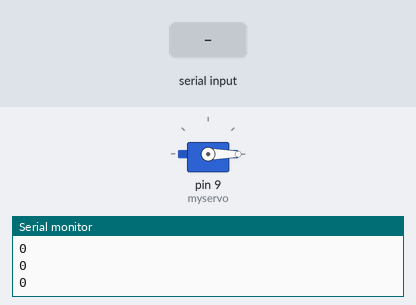
Recording of a sketch running on a simulated Arduino Uno, built with avr-gcc and run on an emulated ATmega328P. Parts: servo, the last lines printed to the serial monitor. Inputs (shaded band) come from the test bench.

Above: at 1.2 s.
1.3 s: "90,45\n" received over Serial
At 3.3 s:
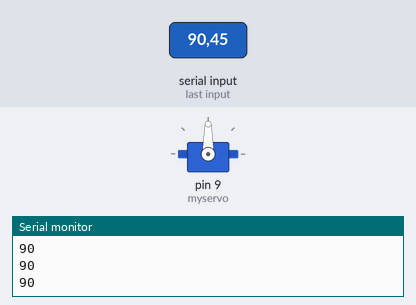
3.8 s: "30,150\n" received over Serial
At 5.3 s:
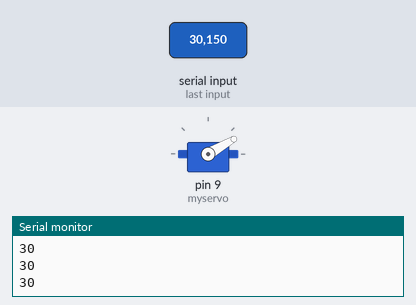
6.3 s: "200\n" received over Serial
At 8.2 s:
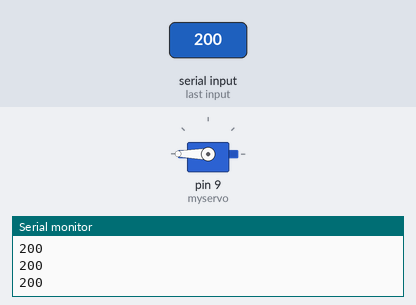
8.8 s: "90\n" received over Serial
At 10.1 s:
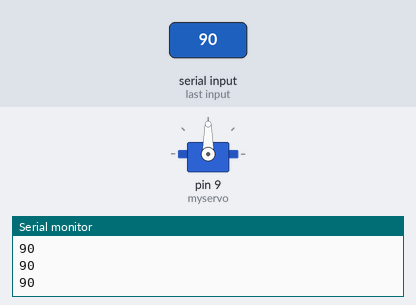
Timing chart, 0 to 11.8 s (numbered marks = the images above; inputs shaded):
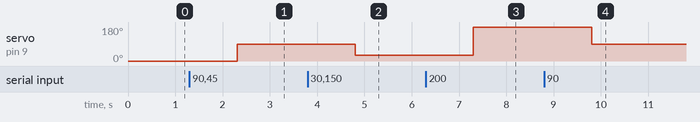

Measured:
- after the input at 1.3 s, servo on pin 9 (myservo): 0° → 90° after 1.0 s
- after the input at 3.8 s, servo on pin 9 (myservo): 90° → 30° after 1.0 s
- after the input at 6.3 s, servo on pin 9 (myservo): 30° → 180° after 1.0 s
- after the input at 8.8 s, servo on pin 9 (myservo): 180° → 90° after 1.0 s

The sketch:

servo.ino
```cpp
// 棕线电源负，红线电源正，黄线控制信号。
// MG996R是180度舵机，实际转动角度:30-180度，信号端可以用数值表示转动到的角度。
// MG995是360度舵机，信号端85以下开始顺时针旋转（85还是静止），越小速度越快。90以上开始逆时针旋转（90还是静止），越大速度越快。


#include <Servo.h>


Servo myservo;  //创建一个舵机控制对象，使用Servo类最多可以控制8个舵机
int pos = 0;    // 该变量用与存储舵机角度位置
String input;

void setup()
{
  myservo.attach(9);  // 该舵机由arduino第九脚控制
  Serial.begin(9600);
}


void loop()
{
  if (Serial.available() > 0) {
    input = Serial.readString();
    pos = input.toInt();
  }
  Serial.println(pos);
  myservo.write(pos);        // 指定舵机转向的角度
}
```
